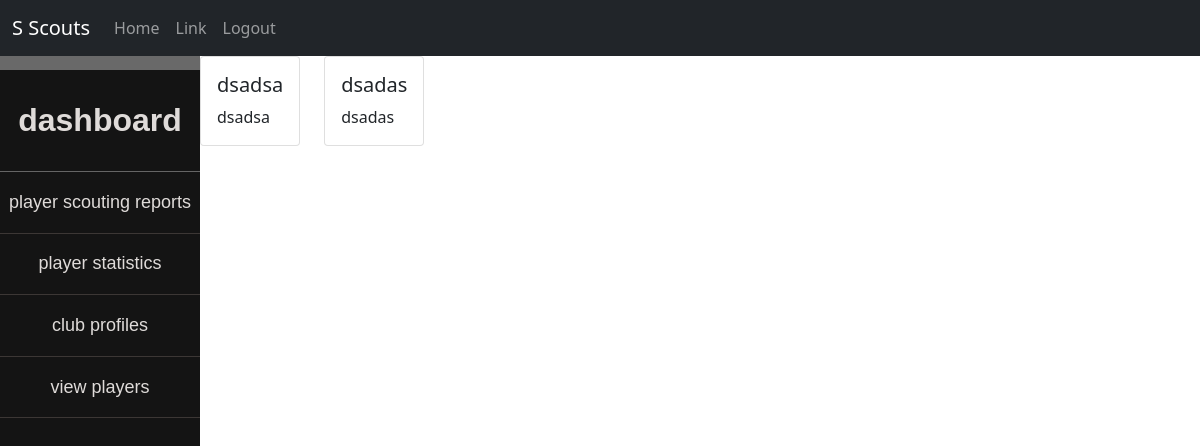
Page /view/scoutingReportsForCoach.php (signed in) on the committed database.
### tables this page shows
CREATE TABLE `scout_report` (
  `scoutName` varchar(45) NOT NULL,
  `about` varchar(120) NOT NULL,
  `reportTitle` varchar(120) NOT NULL,
  `report` varchar(1200) NOT NULL,
  `id` int(5) NOT NULL,
  `scoutID` int(5) NOT NULL
);

### view/scoutingReportsForCoach.php (the view, shortened to what this page needs)
<?php
include ("./components/loggedinNavbar.php");
include ("./components/coachHead.php");
include ("./components/sidebarCoach.php");
?>
  <div class="container-mod">
<div class="box2">
<div class="row">
    <?php
    include("../model/dbconfig.php");
    $sql = "SELECT * FROM scout_report";
    $result = $conn->query($sql);
    if ($result->num_rows > 0) {
        while($row = $result->fetch_assoc()) {
          echo "<div class='col'>";
          echo "<div class='card'>
            <div class='card-body'>
              <h5 class='card-title'>".$row['reportTitle']."</h5>
              <p class='card-text'>".$row['report']."</p>
            </div>
          </div>
          </div>";
        }
    } else {
        echo "0 results";
    }
    ?>
</div>

### view/styles/style.css (style rules this page uses)
.container-mod { width: 100%; max-width: 1200px; display:flex; }
.box2 { height:50vh; position:relative; }

### rows in the picture
scout_report: reportTitle "dsadsa", report "dsadsa"
scout_report: reportTitle "dsadas", report "dsadas"
